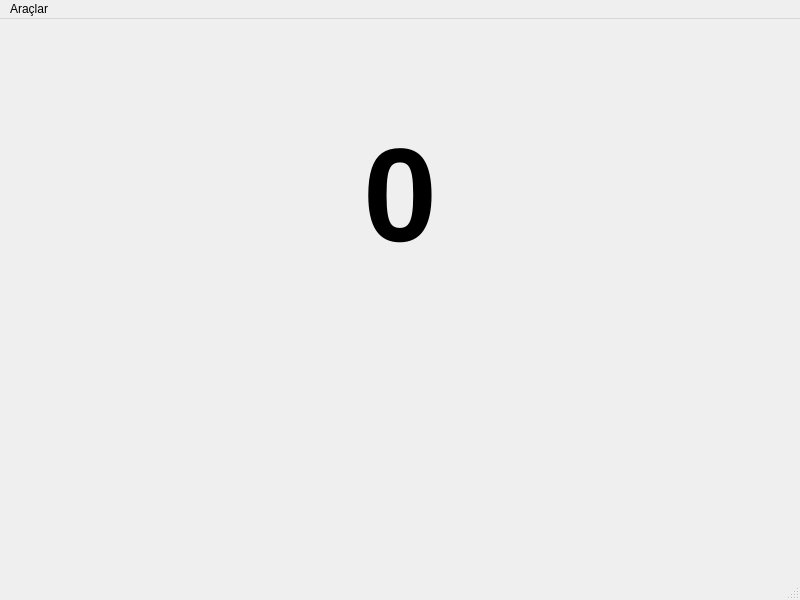
<?xml version="1.0" encoding="UTF-8"?>
<ui version="4.0">
 <class>MainWindow</class>
 <widget class="QMainWindow" name="MainWindow">
  <property name="geometry">
   <rect>
    <x>0</x>
    <y>0</y>
    <width>800</width>
    <height>600</height>
   </rect>
  </property>
  <property name="windowTitle">
   <string>MainWindow</string>
  </property>
  <widget class="QWidget" name="centralwidget">
   <layout class="QGridLayout" name="gridLayout">
    <item row="1" column="2">
     <spacer name="horizontalSpacer_2">
      <property name="orientation">
       <enum>Qt::Orientation::Horizontal</enum>
      </property>
      <property name="sizeHint" stdset="0">
       <size>
        <width>40</width>
        <height>20</height>
       </size>
      </property>
     </spacer>
    </item>
    <item row="1" column="1">
     <layout class="QVBoxLayout" name="verticalLayout">
      <item>
       <widget class="QLabel" name="time">
        <property name="sizePolicy">
         <sizepolicy hsizetype="Expanding" vsizetype="Expanding">
          <horstretch>0</horstretch>
          <verstretch>0</verstretch>
         </sizepolicy>
        </property>
        <property name="minimumSize">
         <size>
          <width>500</width>
          <height>300</height>
         </size>
        </property>
        <property name="font">
         <font>
          <pointsize>100</pointsize>
          <bold>true</bold>
         </font>
        </property>
        <property name="text">
         <string>0</string>
        </property>
        <property name="alignment">
         <set>Qt::AlignmentFlag::AlignCenter</set>
        </property>
       </widget>
      </item>
      <item>
       <layout class="QHBoxLayout" name="horizontalLayout">
        <item>
         <widget class="QToolButton" name="start_pause">
          <property name="sizePolicy">
           <sizepolicy hsizetype="Expanding" vsizetype="Expanding">
            <horstretch>0</horstretch>
            <verstretch>0</verstretch>
           </sizepolicy>
          </property>
          <property name="minimumSize">
           <size>
            <width>200</width>
            <height>200</height>
           </size>
          </property>
          <property name="text">
           <string/>
          </property>
          <property name="icon">
           <iconset resource="images.qrc">
            <normaloff>:/icons/icons/play(1).svg</normaloff>:/icons/icons/play(1).svg</iconset>
          </property>
          <property name="iconSize">
           <size>
            <width>100</width>
            <height>100</height>
           </size>
          </property>
          <property name="checkable">
           <bool>false</bool>
          </property>
          <property name="autoRepeat">
           <bool>false</bool>
          </property>
          <property name="autoRaise">
           <bool>true</bool>
          </property>
         </widget>
        </item>
        <item>
         <widget class="QToolButton" name="reset">
          <property name="sizePolicy">
           <sizepolicy hsizetype="Expanding" vsizetype="Expanding">
            <horstretch>0</horstretch>
            <verstretch>0</verstretch>
           </sizepolicy>
          </property>
          <property name="text">
           <string/>
          </property>
          <property name="icon">
           <iconset resource="images.qrc">
            <normaloff>:/icons/icons/circle.svg</normaloff>:/icons/icons/circle.svg</iconset>
          </property>
          <property name="iconSize">
           <size>
            <width>100</width>
            <height>100</height>
           </size>
          </property>
          <property name="autoRaise">
           <bool>true</bool>
          </property>
         </widget>
        </item>
       </layout>
      </item>
     </layout>
    </item>
    <item row="1" column="0">
     <spacer name="horizontalSpacer">
      <property name="orientation">
       <enum>Qt::Orientation::Horizontal</enum>
      </property>
      <property name="sizeHint" stdset="0">
       <size>
        <width>40</width>
        <height>20</height>
       </size>
      </property>
     </spacer>
    </item>
    <item row="2" column="1">
     <spacer name="verticalSpacer">
      <property name="orientation">
       <enum>Qt::Orientation::Vertical</enum>
      </property>
      <property name="sizeHint" stdset="0">
       <size>
        <width>20</width>
        <height>40</height>
       </size>
      </property>
     </spacer>
    </item>
    <item row="0" column="1">
     <spacer name="verticalSpacer_2">
      <property name="orientation">
       <enum>Qt::Orientation::Vertical</enum>
      </property>
      <property name="sizeHint" stdset="0">
       <size>
        <width>20</width>
        <height>40</height>
       </size>
      </property>
     </spacer>
    </item>
   </layout>
  </widget>
  <widget class="QMenuBar" name="menubar">
   <property name="geometry">
    <rect>
     <x>0</x>
     <y>0</y>
     <width>800</width>
     <height>22</height>
    </rect>
   </property>
   <widget class="QMenu" name="menuAra_lar">
    <property name="title">
     <string>Araçlar</string>
    </property>
    <addaction name="about"/>
   </widget>
   <addaction name="menuAra_lar"/>
  </widget>
  <widget class="QStatusBar" name="statusbar"/>
  <action name="about">
   <property name="text">
    <string>Hakkında</string>
   </property>
  </action>
 </widget>
 <resources>
  <include location="images.qrc"/>
 </resources>
 <connections/>
</ui>
